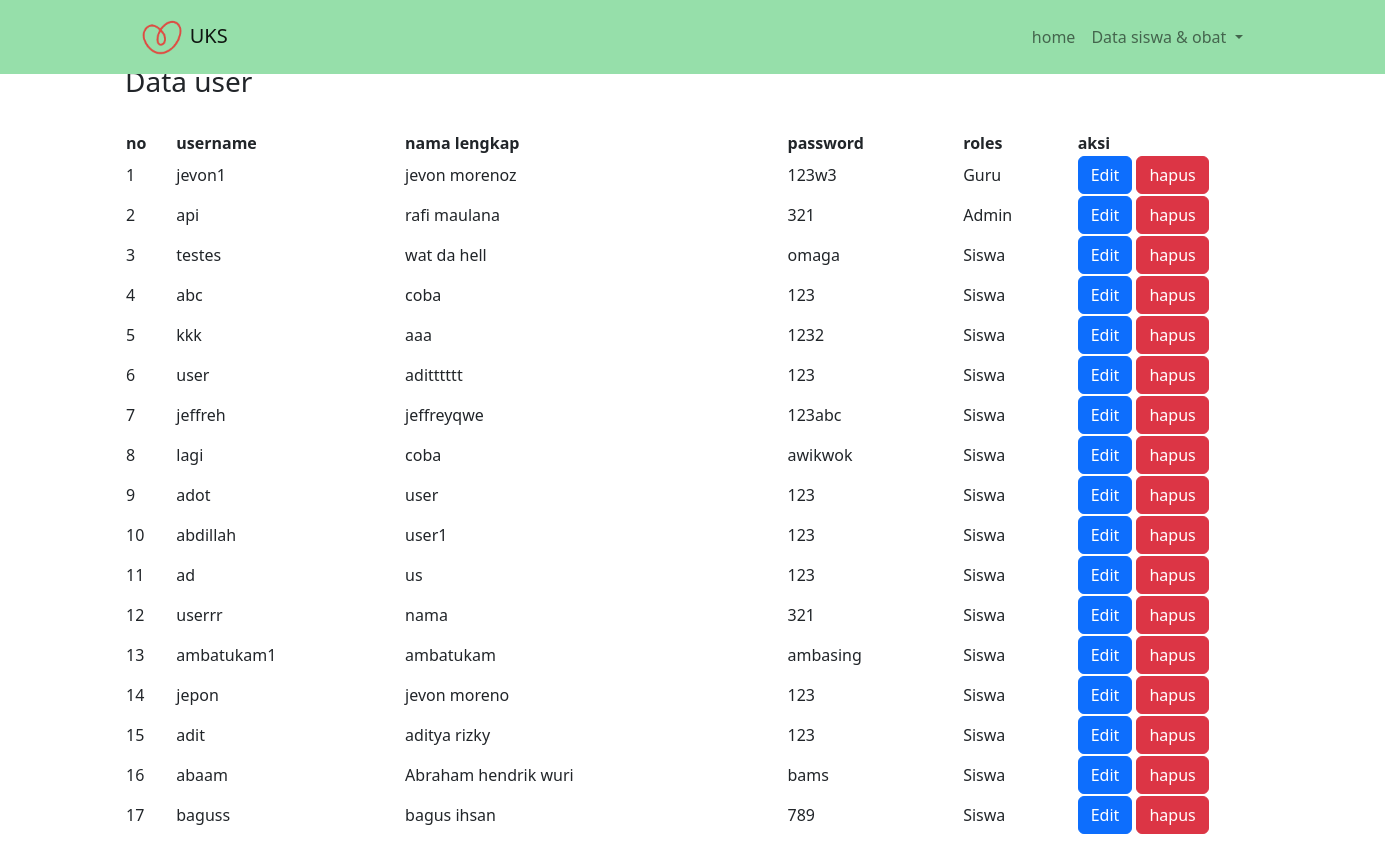
The page /projek-uks/admin/user.php on the database its author committed.
### tables this page shows
CREATE TABLE `user` (
  `id_user` int(11) NOT NULL,
  `username` varchar(100) NOT NULL,
  `nama_lengkap` varchar(100) NOT NULL,
  `password` varchar(100) NOT NULL,
  `roles` enum('Admin','Guru','Siswa') NOT NULL
);

### projek-uks/admin/function.php (called while the page is built, shortened)
<?php
require '../koneksi.php';
function query($query){
    global $conn;
    $result = mysqli_query($conn, $query);
    while($row = mysqli_fetch_assoc($result)){
        $rows[] = $row;
    }
    return $rows;
}
?>

### projek-uks/admin/user.php (the view, shortened to what this page needs)
<?php
require 'function.php';
$user = query("SELECT * FROM user")
?>
<!DOCTYPE html>
<html lang="en">
<head>
</head>
<body>
<?php require '../nav/navbar.php'?>
<div class="main">
    <h3>Data user</h3><br>
    <table>
        <tr>
            <th>no</th>
            <th>username</th>
            <th>nama lengkap</th>
            <th>password</th>
            <th>roles</th>
            <th>aksi</th>
        </tr>
        <?php $i = 1; ?>
        <?php foreach($user as $data) : ?>
            <tr>
                <td><?= $i; ?></td>
                <td><?= $data["username"] ?></td>
                <td><?= $data["nama_lengkap"] ?></td>
                <td><?= $data["password"] ?></td>
                <td><?= $data["roles"] ?></td>
                <td>
                    <a href="edit_user.php?id=<?= $data["id_user"]; ?>" class="btn btn-primary">Edit</a>
                    <a href="hapus_user.php?id=<?= $data["id_user"]; ?>" class="btn btn-danger" onClick="return confirm('anda yakin ingin menghapus?')">hapus</a>
                </td>
            </tr>
        <?php $i++;?>
        <?php endforeach; ?>
    </table>
</div>
</body>
</html>

### projek-uks/admin/user.php (style rules this page uses)
.main { padding:65px 125px; }
table { width:1250px; }

### rows shown on the page
user: username "jevon1", nama_lengkap "jevon morenoz", password "123w3", roles "Guru"
user: username "api", nama_lengkap "rafi maulana", password "321", roles "Admin"
user: username "testes", nama_lengkap "wat da hell", password "omaga", roles "Siswa"
user: username "abc", nama_lengkap "coba", password "123", roles "Siswa"
user: username "kkk", nama_lengkap "aaa", password "1232", roles "Siswa"
user: username "user", nama_lengkap "aditttttt", password "123", roles "Siswa"
user: username "jeffreh", nama_lengkap "jeffreyqwe", password "123abc", roles "Siswa"
user: username "lagi", nama_lengkap "coba", password "awikwok", roles "Siswa"
user: username "adot", nama_lengkap "user", password "123", roles "Siswa"
user: username "abdillah", nama_lengkap "user1", password "123", roles "Siswa"
user: username "ad", nama_lengkap "us", password "123", roles "Siswa"
user: username "userrr", nama_lengkap "nama", password "321", roles "Siswa"
user: username "ambatukam1", nama_lengkap "ambatukam", password "ambasing", roles "Siswa"
user: username "jepon", nama_lengkap "jevon moreno", password "123", roles "Siswa"
user: username "adit", nama_lengkap "aditya rizky", password "123", roles "Siswa"
user: username "abaam", nama_lengkap "Abraham hendrik wuri", password "bams", roles "Siswa"
user: username "baguss", nama_lengkap "bagus ihsan", password "789", roles "Siswa"
